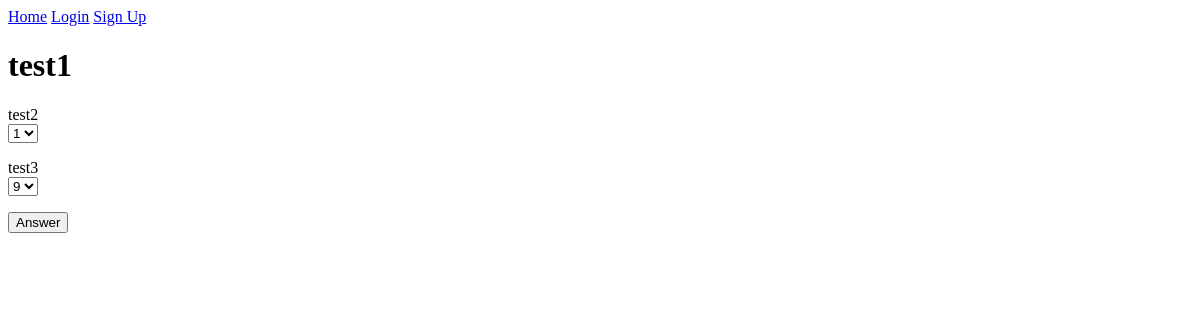
/poll/1, run on an earlier commit of the app's database.
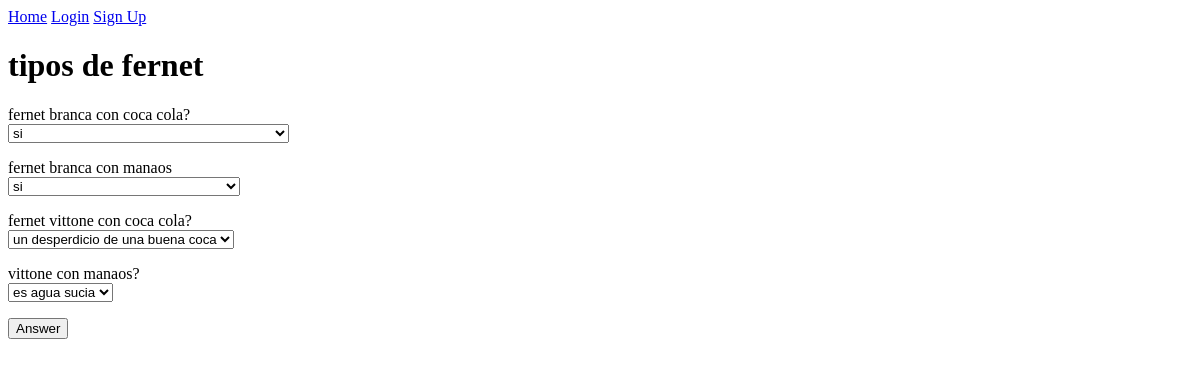
And on a later commit of the database.
### app/models.py (models this page shows, shortened)
class Poll(db.Model):
    id = db.Column(db.Integer, primary_key=True)
    expiration = db.Column(db.DateTime, index=True, default=datetime.utcnow)
    name = db.Column(db.String(128))
    user_id = db.Column(db.Integer, db.ForeignKey('user.id'))
    questions = db.relationship('Question', backref='mother', lazy='dynamic')

class Question(db.Model):
    id = db.Column(db.Integer, primary_key=True)
    name = db.Column(db.String(128))
    option1 = db.Column(db.String(128))
    option2 = db.Column(db.String(128))
    option3 = db.Column(db.String(128))
    option4 = db.Column(db.String(128))
    correct_answer = db.Column(db.String(128))
    parent = db.Column(db.Integer, db.ForeignKey('poll.id'))
    answers = db.relationship('Answer', backref='src_question', lazy='dynamic')

### app/routes.py (the view)
@app.route('/poll/<id>', methods=['GET', 'POST'])
@app.route('/poll')
def poll(id):
    form = SurveyForm()
    current_poll = Poll.query.filter_by(id=id).first()
    if current_poll:
        if request.method == "POST":
            save_answer(form, id)
            flash('Poll Answer submitted')
            return redirect(url_for('home'))
        else:
            questions = Question.query.filter_by(parent=id).all()
            for question in questions:
                form.select_entries.append_entry()
                option_list = get_option_list(question)
                form.select_entries[-1].option.choices = option_list
                form.select_entries[-1].option.label = question.name
                form.select_entries[-1]['question'].data = question.id
            return render_template('survey.html', form=form, title=current_poll.name)
    else:
        print('no hay poll')

### app/forms.py
class SurveyForm(FlaskForm):
    select_entries = FieldList(FormField(QuestionForm))
    name = StringField()
    submit = SubmitField('Answer')

class QuestionForm(Form):
    option = SelectField(label=u'Pregunta?')
    question = HiddenField()

### app/routes.py (called while the page is built)
def get_option_list(question):
    options = []
    if question.option1 != '':
        options.append((question.option1, question.option1))
    if question.option2 != '':
        options.append((question.option2, question.option2))
    if question.option3 != '':
        options.append((question.option3, question.option3))
    if question.option4 != '':
        options.append((question.option4, question.option4))
    return options

### app/templates/survey.html (shortened to what this page needs)
{% extends "base.html" %}
{% block content %}
    <h1>{{ title }}</h1>
    <form action="" method="post" novalidate>
    {%for pregunta in form.select_entries %}
        <p>
            {{ pregunta.option.label }}<br>
            {{ pregunta.option }}
        </p>
    {% endfor %}
    <p>
        {{ form.submit }}
    </p>
    </form>
{% endblock %}

What changed in the data, as far as the page shows it:
changed Poll: name "test1" → "tipos de fernet"
now on this page (row edited): Question: option.label "fernet vittone con coca cola?"
now on this page (row edited): Question: option.label "vittone con manaos?"
Also different on the page:
new list line: "fernet branca con coca cola?"
new list line: "si"
new list line: "fernet branca con manaos"
new list line: "un desperdicio de una buena coca"
new list line: "es agua sucia"
list line gone: "test2"
list line gone: "1"
list line gone: "test3"
list line gone: "9"
